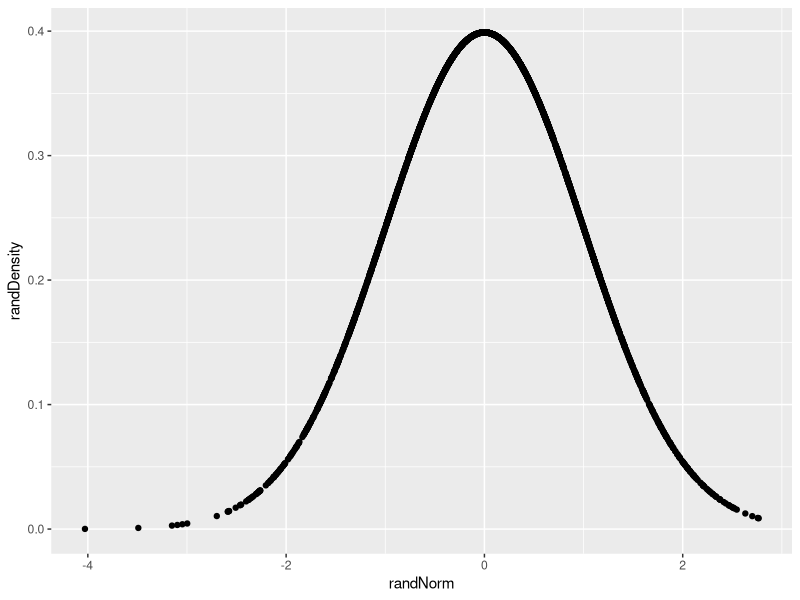
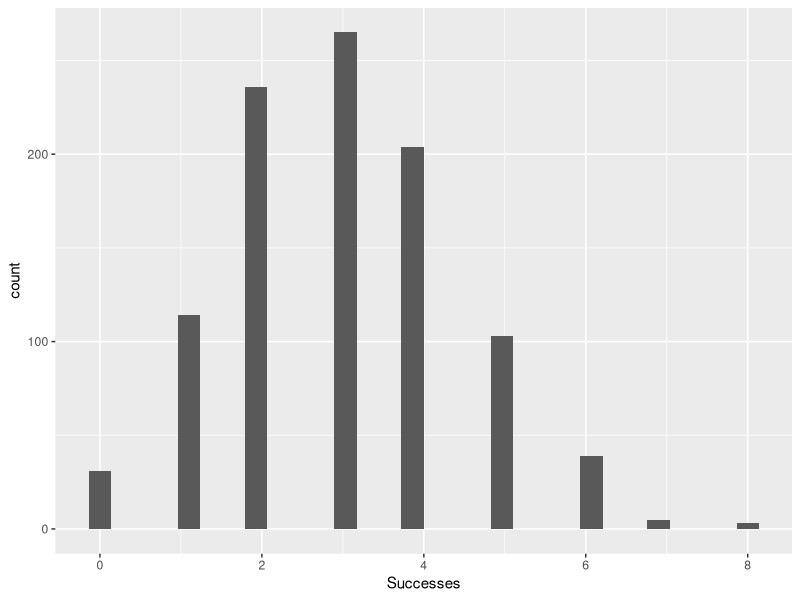

Write R code to recreate these figures, in order. (Note: this script raises an error after producing the figures.)
#DTA250 - Fall 2023
#JJ

# Normal Distributions ----
# Perhaps the most famous, and most used, distribution is the normal 
# distribution.

#TODO
# Create 10 random numbers using the rnorm() function
rnorm(10)


# In the case above, the mean is automatically set to 0 and the standard
# deviation is set to 1. We can change these values by adding the mean and
# standard deviation arguments to the function.

#TODO
# Create 10 random numbers with a mean of 100 and a standard deviation of 20
rnorm(n=10, mean=100, sd=20)


# The dnorm() function will give us the probability density of a given value
# in a normal distribution. For example, if we want to know the probability
# density of the value 100 in a normal distribution with a mean of 100 and a
# standard deviation of 20, we can use the dnorm() function.

#TODO
# Create 10 random numbers using the rnorm() function and store it in a variable
# called randNorm10

randNorm10 <- rnorm(10)

randNorm10


#TODO
# Run the dnorm() function on randNorm10
dnorm(randNorm10)


## Plotting Normal Distributions ----
#TODO
# Create 3000 random numbers using rnorm() and assign it to a variable called 
# randNorm
# Calculate the distribution of randNorm using the dnorm() function and assign
# it to a variable called randDensity
# Create a data.frame called randDF with two columns: randNorm and randDensity
# Load the ggplot2 library
# Create a scatter plot using the ggplot() and geom_point() functions
# Set the data argument to randDF
# Set the x-axis to randNorm and the y-axis to randDensity

randNorm <- rnorm(3000)
randDensity <- dnorm(randNorm)
randDF <- data.frame(randNorm, randDensity)
library(tidyverse)
ggplot(data = randDF, aes(x=randNorm, y=randDensity)) +
  geom_point()

# The pnorm() function will give us the cumulative probability of a given
# value in a normal distribution.

#TODO
# Run the pnorm() function on randNorm10

randNorm10
pnorm(randNorm10)


# Binomial Distributions ----
# The binomial distribution is a discrete probability distribution that
# describes the probability of a given number of successes in a given number
# of trials in an experiment which has two possible outcomes (commonly called
# a binomial experiment). For example, the probability of getting 3 heads in 5
# coin tosses.

#TODO
# Execute the rbinom() function with n=1, size=10, prob=0.4

rbinom(n=1, size=10, prob=0.4)


#TODO
# Try the code above with n=5 and n=10
rbinom(n=5, size=10, prob=0.4)
rbinom(n=10, size=10, prob=0.4)


#TODO
# Try the above 3 examples but this time make sure size=1

rbinom(n=1, size=1, prob=0.4)
rbinom(n=5, size=1, prob=0.4)
rbinom(n=10, size=1, prob=0.4)


#TODO
# Create a data.frame called binomDF with one column called Successes where
# Successes is a random binomial distribution with n=1000, size=10, prob=0.3
# Create a histogram using the ggplot() and geom_histogram() functions
# Set the data argument to binomDF
# Set the x-axis to Successes

binomDF <- data.frame(Successes = rbinom(n=1000, size=10, prob=0.3))

ggplot(data = binomDF, aes(x = Successes)) +
  geom_histogram()



# Poisson Distributions ----
# The Poisson distribution is a discrete probability distribution that
# describes the probability of a given number of events occurring in a fixed
# interval of time or space if these events occur with a known constant mean
# rate and independently of the time since the last event. For example, the
# probability of 3 customers arriving at a store in 1 hour if customers arrive
# at a rate of 3 per hour.

#TODO
# Using the rpois() function, create a random poisson distribution with 
# n=10000 and lambda=1.
# Save the results in a variable called pois1


#TODO
# Repeat the last TODO 4 more times but this time change lambda to 2, 5, 10, and 20
# Save the results in variables called pois2, pois5, pois10, and pois20


#TODO
# Create a data.frame called poisDF with 5 columns: Lambda.1, Lambda.2, Lambda.5,
# Lambda.10, and Lambda.20
# Set each column to the corresponding variable from the last TODO


#TODO
# We need to do some reshaping for the data to be in the correct format for
# plotting.
# Load the tidyr library
# Use the melt() function to reshape the data
# Run the following code.

library(tidyr)
poisDF <- poisDF |>
    pivot_longer(
        cols=everything(),
        names_to="Lambda",
        values_to="Count"
    )

poisDF <- poisDF |>
    mutate(Lambda=str_extract(Lambda, "[:digit:]+") |> 
    as.numeric() |> 
    as.factor()
    )

#TODO
# Create a histogram using the ggplot() and geom_histogram() functions
# Create a facet wrap using the facet_wrap() function to display the 5 different
# lambda values



#TODO
# Create a density plot using the ggplot() and geom_density() functions
